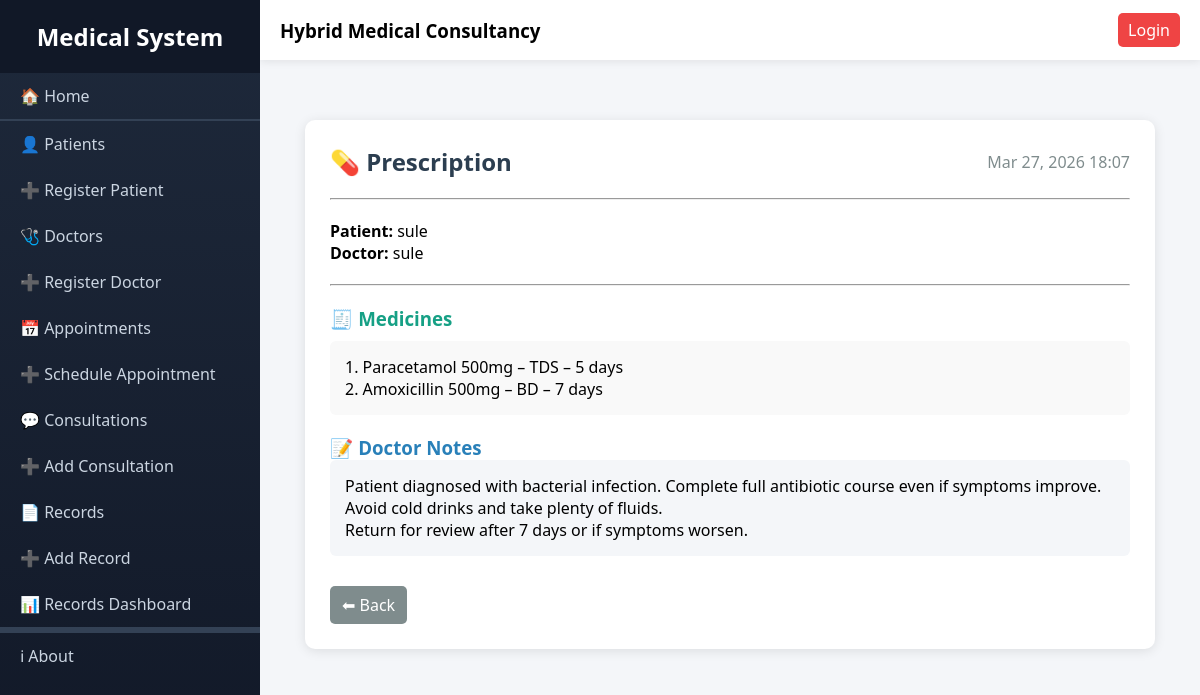
Page /accounts/prescription/view/25/ on the committed database.
### accounts/models.py (models this page shows, shortened)
class Prescription(models.Model):
    consultation = models.OneToOneField(Consultation, on_delete=models.CASCADE)
    doctor = models.ForeignKey(settings.AUTH_USER_MODEL, on_delete=models.CASCADE, related_name='doctor_prescriptions')
    patient = models.ForeignKey(settings.AUTH_USER_MODEL, on_delete=models.CASCADE, related_name='patient_prescriptions')
    medicines = models.TextField(blank=True,null=True)
    notes = models.TextField(blank=True, null=True)
    created_at = models.DateTimeField(auto_now_add=True)

### accounts/views.py (the view)
# urls.py: path('prescription/view/<int:consultation_id>/', views.view_prescription, name='view_prescription'),
def view_prescription(request, consultation_id):
    try:
        prescription = Prescription.objects.get(
            consultation__id=consultation_id
        )
    except Prescription.DoesNotExist:
        return HttpResponse(
            "No prescription has been created for this consultation yet.",
            status=404
        )
    return render(request, 'accounts/view_prescription.html', {
        'prescription': prescription
    })

### accounts/templates/accounts/view_prescription.html (shortened to what this page needs)
{% extends "layout.html" %}
{% block content %}
<div style="max-width:850px; margin:40px auto;">
    <div style="background:white; padding:25px; border-radius:10px; box-shadow:0 2px 12px rgba(0,0,0,0.1);">
        {% if prescription %}
            <div style="display:flex; justify-content:space-between; align-items:center;">
                <h2 style="color:#2c3e50;">💊 Prescription</h2>
                <span style="color:#7f8c8d;">{{ prescription.created_at|date:"M d, Y H:i" }}</span>
            </div>
            <hr style="margin:20px 0;">
            <p><strong>Patient:</strong> {{ prescription.patient }}</p>
            <p><strong>Doctor:</strong> {{ prescription.doctor }}</p>
            <hr style="margin:20px 0;">
            <h3 style="color:#16a085;">🧾 Medicines</h3>
            <div style="background:#f9f9f9; padding:15px; border-radius:6px; margin-top:10px;">
                {{ prescription.medicines|linebreaks }}
            </div>
            {% if prescription.notes %}
            <h3 style="color:#2980b9; margin-top:20px;">📝 Doctor Notes</h3>
            <div style="background:#f4f6f9; padding:15px; border-radius:6px;">
                {{ prescription.notes|linebreaks }}
            </div>
            {% endif %}
            <div style="margin-top:30px; display:flex; flex-wrap:wrap; gap:10px;">
                <a href="{% url 'consultations:consultation_list' %}"
                   style="background:#7f8c8d; color:white; padding:8px 12px; border-radius:5px; text-decoration:none;">
                   ⬅ Back
                </a>
            </div>
        {% endif %}
    </div>
</div>
{% endblock %}

### templates/layout.html (style rules this page uses)
* { margin: 0; padding: 0; box-sizing: border-box; font-family: 'Segoe UI', Tahoma, Geneva, Verdana, sans-serif; }
body { display: flex; min-height: 100vh; background: #f4f6f9; }

### rows in the picture
Prescription: created_at "Mar 27, 2026 18:07", patient "sule", doctor "sule", medicines "1. Paracetamol 500mg – TDS – 5 days 2. Amoxicillin 500mg – BD – 7 days", notes "Patient diagnosed with bacterial infection. Complete full antibiotic course even if symptoms improve. Avoid cold drinks and take plenty of fluids. Return for review after 7 days or if symptoms worsen."
